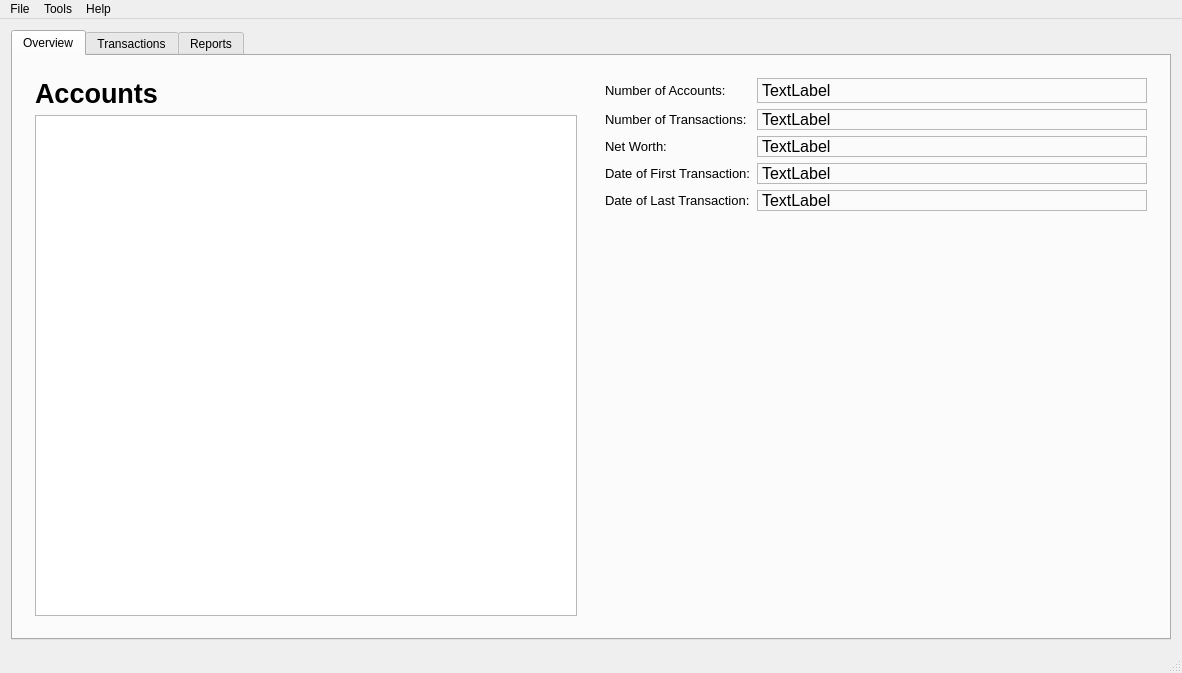
<?xml version="1.0" encoding="UTF-8"?>
<ui version="4.0">
 <class>TransactionManager</class>
 <widget class="QMainWindow" name="TransactionManager">
  <property name="geometry">
   <rect>
    <x>0</x>
    <y>0</y>
    <width>1182</width>
    <height>673</height>
   </rect>
  </property>
  <property name="windowTitle">
   <string>TransactionManager</string>
  </property>
  <widget class="QWidget" name="centralWidget">
   <layout class="QHBoxLayout" name="horizontalLayout">
    <item>
     <widget class="QTabWidget" name="tabWidget">
      <property name="sizePolicy">
       <sizepolicy hsizetype="Expanding" vsizetype="Expanding">
        <horstretch>0</horstretch>
        <verstretch>0</verstretch>
       </sizepolicy>
      </property>
      <property name="tabShape">
       <enum>QTabWidget::Rounded</enum>
      </property>
      <property name="currentIndex">
       <number>0</number>
      </property>
      <widget class="QWidget" name="overviewTab">
       <attribute name="title">
        <string>Overview</string>
       </attribute>
       <layout class="QHBoxLayout" name="horizontalLayout_2">
        <item>
         <widget class="QWidget" name="overviewAccountWidget" native="true">
          <layout class="QVBoxLayout" name="verticalLayout">
           <item>
            <widget class="QLabel" name="overviewAccountTitle">
             <property name="font">
              <font>
               <pointsize>20</pointsize>
               <weight>75</weight>
               <bold>true</bold>
              </font>
             </property>
             <property name="text">
              <string>Accounts</string>
             </property>
            </widget>
           </item>
           <item>
            <widget class="QListWidget" name="overviewAccountList">
             <property name="selectionMode">
              <enum>QAbstractItemView::SingleSelection</enum>
             </property>
             <property name="selectionBehavior">
              <enum>QAbstractItemView::SelectRows</enum>
             </property>
            </widget>
           </item>
          </layout>
         </widget>
        </item>
        <item>
         <widget class="QWidget" name="overviewDisplayWidget" native="true">
          <property name="sizePolicy">
           <sizepolicy hsizetype="MinimumExpanding" vsizetype="Preferred">
            <horstretch>0</horstretch>
            <verstretch>0</verstretch>
           </sizepolicy>
          </property>
          <layout class="QHBoxLayout" name="horizontalLayout_8">
           <item>
            <layout class="QFormLayout" name="formLayout">
             <item row="0" column="0">
              <widget class="QLabel" name="overviewNumberOfAccountsLabel">
               <property name="font">
                <font>
                 <pointsize>10</pointsize>
                </font>
               </property>
               <property name="text">
                <string>Number of Accounts:</string>
               </property>
              </widget>
             </item>
             <item row="1" column="0">
              <widget class="QLabel" name="overviewNumberOfTransactionsLabel">
               <property name="font">
                <font>
                 <pointsize>10</pointsize>
                </font>
               </property>
               <property name="text">
                <string>Number of Transactions:</string>
               </property>
              </widget>
             </item>
             <item row="0" column="1">
              <widget class="QLabel" name="overviewNumberOfAccountValue">
               <property name="minimumSize">
                <size>
                 <width>0</width>
                 <height>25</height>
                </size>
               </property>
               <property name="font">
                <font>
                 <pointsize>12</pointsize>
                </font>
               </property>
               <property name="frameShape">
                <enum>QFrame::StyledPanel</enum>
               </property>
               <property name="frameShadow">
                <enum>QFrame::Sunken</enum>
               </property>
               <property name="text">
                <string>TextLabel</string>
               </property>
              </widget>
             </item>
             <item row="1" column="1">
              <widget class="QLabel" name="overviewNumberOfTransactionsValue">
               <property name="font">
                <font>
                 <pointsize>12</pointsize>
                </font>
               </property>
               <property name="frameShape">
                <enum>QFrame::StyledPanel</enum>
               </property>
               <property name="frameShadow">
                <enum>QFrame::Sunken</enum>
               </property>
               <property name="lineWidth">
                <number>1</number>
               </property>
               <property name="text">
                <string>TextLabel</string>
               </property>
              </widget>
             </item>
             <item row="2" column="1">
              <widget class="QLabel" name="overviewNetWorthValue">
               <property name="font">
                <font>
                 <pointsize>12</pointsize>
                </font>
               </property>
               <property name="frameShape">
                <enum>QFrame::StyledPanel</enum>
               </property>
               <property name="frameShadow">
                <enum>QFrame::Sunken</enum>
               </property>
               <property name="text">
                <string>TextLabel</string>
               </property>
              </widget>
             </item>
             <item row="2" column="0">
              <widget class="QLabel" name="overviewNetWorthLabel">
               <property name="font">
                <font>
                 <pointsize>10</pointsize>
                </font>
               </property>
               <property name="text">
                <string>Net Worth:</string>
               </property>
              </widget>
             </item>
             <item row="3" column="0">
              <widget class="QLabel" name="overviewFirstDateLabel">
               <property name="font">
                <font>
                 <pointsize>10</pointsize>
                </font>
               </property>
               <property name="text">
                <string>Date of First Transaction:</string>
               </property>
              </widget>
             </item>
             <item row="3" column="1">
              <widget class="QLabel" name="overviewFirstDateValue">
               <property name="font">
                <font>
                 <pointsize>12</pointsize>
                </font>
               </property>
               <property name="frameShape">
                <enum>QFrame::StyledPanel</enum>
               </property>
               <property name="frameShadow">
                <enum>QFrame::Sunken</enum>
               </property>
               <property name="text">
                <string>TextLabel</string>
               </property>
              </widget>
             </item>
             <item row="4" column="0">
              <widget class="QLabel" name="overviewLastDateLabel">
               <property name="font">
                <font>
                 <pointsize>10</pointsize>
                </font>
               </property>
               <property name="text">
                <string>Date of Last Transaction:</string>
               </property>
              </widget>
             </item>
             <item row="4" column="1">
              <widget class="QLabel" name="overviewLastDateValue">
               <property name="font">
                <font>
                 <pointsize>12</pointsize>
                </font>
               </property>
               <property name="frameShape">
                <enum>QFrame::StyledPanel</enum>
               </property>
               <property name="frameShadow">
                <enum>QFrame::Sunken</enum>
               </property>
               <property name="text">
                <string>TextLabel</string>
               </property>
              </widget>
             </item>
            </layout>
           </item>
          </layout>
         </widget>
        </item>
       </layout>
      </widget>
      <widget class="QWidget" name="transactionsTab">
       <attribute name="title">
        <string>Transactions</string>
       </attribute>
       <layout class="QHBoxLayout" name="horizontalLayout_5">
        <item>
         <widget class="QWidget" name="transactionSelectWidget" native="true">
          <property name="minimumSize">
           <size>
            <width>250</width>
            <height>0</height>
           </size>
          </property>
          <property name="maximumSize">
           <size>
            <width>250</width>
            <height>16777215</height>
           </size>
          </property>
          <layout class="QVBoxLayout" name="verticalLayout_14">
           <item>
            <widget class="QToolBox" name="transactionToolBox">
             <property name="font">
              <font>
               <pointsize>12</pointsize>
              </font>
             </property>
             <property name="frameShape">
              <enum>QFrame::NoFrame</enum>
             </property>
             <property name="frameShadow">
              <enum>QFrame::Plain</enum>
             </property>
             <property name="currentIndex">
              <number>3</number>
             </property>
             <widget class="QWidget" name="transactionAccountToolBox">
              <property name="geometry">
               <rect>
                <x>0</x>
                <y>0</y>
                <width>149</width>
                <height>100</height>
               </rect>
              </property>
              <attribute name="label">
               <string>Account</string>
              </attribute>
              <layout class="QVBoxLayout" name="verticalLayout_2">
               <item>
                <widget class="QCheckBox" name="transactionAllAccountsCheckBox">
                 <property name="text">
                  <string>All Acounts</string>
                 </property>
                </widget>
               </item>
               <item>
                <widget class="QCheckBox" name="transactionOpenAccountsCheckBox">
                 <property name="text">
                  <string>Open Accounts</string>
                 </property>
                </widget>
               </item>
               <item>
                <widget class="QGroupBox" name="transactionAccountGroupBox">
                 <property name="font">
                  <font>
                   <pointsize>9</pointsize>
                  </font>
                 </property>
                 <property name="title">
                  <string/>
                 </property>
                 <layout class="QVBoxLayout" name="verticalLayout_3"/>
                </widget>
               </item>
              </layout>
             </widget>
             <widget class="QWidget" name="transactionCategoriesToolBox">
              <property name="geometry">
               <rect>
                <x>0</x>
                <y>0</y>
                <width>140</width>
                <height>70</height>
               </rect>
              </property>
              <attribute name="label">
               <string>Categories</string>
              </attribute>
              <layout class="QVBoxLayout" name="verticalLayout_4">
               <item>
                <widget class="QCheckBox" name="transactionAllCategoriesCheckBox">
                 <property name="text">
                  <string>All Categories</string>
                 </property>
                </widget>
               </item>
               <item>
                <widget class="QGroupBox" name="transactionCategoriesGroupBox">
                 <property name="font">
                  <font>
                   <pointsize>9</pointsize>
                  </font>
                 </property>
                 <property name="title">
                  <string/>
                 </property>
                 <layout class="QVBoxLayout" name="verticalLayout_5"/>
                </widget>
               </item>
              </layout>
             </widget>
             <widget class="QWidget" name="transactionLabelsToolBox">
              <property name="geometry">
               <rect>
                <x>0</x>
                <y>0</y>
                <width>110</width>
                <height>70</height>
               </rect>
              </property>
              <attribute name="label">
               <string>Labels</string>
              </attribute>
              <layout class="QVBoxLayout" name="verticalLayout_6">
               <item>
                <widget class="QCheckBox" name="transactionAllLabelsCheckBox">
                 <property name="text">
                  <string>All Labels</string>
                 </property>
                </widget>
               </item>
               <item>
                <widget class="QGroupBox" name="transactionLabelsGroupBox">
                 <property name="font">
                  <font>
                   <pointsize>9</pointsize>
                  </font>
                 </property>
                 <property name="title">
                  <string/>
                 </property>
                 <layout class="QVBoxLayout" name="verticalLayout_7"/>
                </widget>
               </item>
              </layout>
             </widget>
             <widget class="QWidget" name="transactionDateToolBox">
              <property name="geometry">
               <rect>
                <x>0</x>
                <y>0</y>
                <width>232</width>
                <height>393</height>
               </rect>
              </property>
              <attribute name="label">
               <string>Date</string>
              </attribute>
              <layout class="QFormLayout" name="formLayout_1">
               <property name="fieldGrowthPolicy">
                <enum>QFormLayout::AllNonFixedFieldsGrow</enum>
               </property>
               <item row="0" column="0">
                <widget class="QLabel" name="transactionStartDateLabel">
                 <property name="maximumSize">
                  <size>
                   <width>16777215</width>
                   <height>30</height>
                  </size>
                 </property>
                 <property name="text">
                  <string>Start Date:</string>
                 </property>
                </widget>
               </item>
               <item row="0" column="1">
                <widget class="QDateEdit" name="transactionStartDateEdit">
                 <property name="specialValueText">
                  <string/>
                 </property>
                 <property name="displayFormat">
                  <string>yyyy-MM-dd</string>
                 </property>
                 <property name="calendarPopup">
                  <bool>true</bool>
                 </property>
                </widget>
               </item>
               <item row="2" column="0">
                <widget class="QLabel" name="transactionEndDateLabel">
                 <property name="text">
                  <string>End Date:</string>
                 </property>
                </widget>
               </item>
               <item row="2" column="1">
                <widget class="QDateEdit" name="transactionEndDateEdit">
                 <property name="displayFormat">
                  <string>yyyy-MM-dd</string>
                 </property>
                 <property name="calendarPopup">
                  <bool>true</bool>
                 </property>
                </widget>
               </item>
               <item row="3" column="0">
                <widget class="QPushButton" name="transactionDateThisYearButton">
                 <property name="sizePolicy">
                  <sizepolicy hsizetype="Preferred" vsizetype="Fixed">
                   <horstretch>0</horstretch>
                   <verstretch>0</verstretch>
                  </sizepolicy>
                 </property>
                 <property name="text">
                  <string>This Year</string>
                 </property>
                </widget>
               </item>
               <item row="4" column="0">
                <widget class="QPushButton" name="transactionDate1YearButton">
                 <property name="sizePolicy">
                  <sizepolicy hsizetype="Preferred" vsizetype="Fixed">
                   <horstretch>0</horstretch>
                   <verstretch>0</verstretch>
                  </sizepolicy>
                 </property>
                 <property name="text">
                  <string>1 Year</string>
                 </property>
                </widget>
               </item>
               <item row="5" column="0">
                <widget class="QPushButton" name="transactionDate5YearButton">
                 <property name="sizePolicy">
                  <sizepolicy hsizetype="Preferred" vsizetype="Fixed">
                   <horstretch>0</horstretch>
                   <verstretch>0</verstretch>
                  </sizepolicy>
                 </property>
                 <property name="text">
                  <string>5 Years</string>
                 </property>
                </widget>
               </item>
               <item row="6" column="0">
                <widget class="QPushButton" name="transactionDate10YearButton">
                 <property name="sizePolicy">
                  <sizepolicy hsizetype="Preferred" vsizetype="Fixed">
                   <horstretch>0</horstretch>
                   <verstretch>0</verstretch>
                  </sizepolicy>
                 </property>
                 <property name="text">
                  <string>10 Years</string>
                 </property>
                </widget>
               </item>
               <item row="7" column="0">
                <widget class="QPushButton" name="transactionDateAllTimeButton">
                 <property name="sizePolicy">
                  <sizepolicy hsizetype="Preferred" vsizetype="Fixed">
                   <horstretch>0</horstretch>
                   <verstretch>0</verstretch>
                  </sizepolicy>
                 </property>
                 <property name="text">
                  <string>All Time</string>
                 </property>
                </widget>
               </item>
              </layout>
             </widget>
            </widget>
           </item>
           <item>
            <widget class="QPushButton" name="transactionSelectButton">
             <property name="font">
              <font>
               <pointsize>12</pointsize>
              </font>
             </property>
             <property name="text">
              <string>Update</string>
             </property>
            </widget>
           </item>
          </layout>
         </widget>
        </item>
        <item>
         <widget class="QTableView" name="transactionTableView">
          <property name="font">
           <font>
            <pointsize>10</pointsize>
           </font>
          </property>
          <property name="editTriggers">
           <set>QAbstractItemView::NoEditTriggers</set>
          </property>
          <property name="alternatingRowColors">
           <bool>true</bool>
          </property>
          <property name="selectionMode">
           <enum>QAbstractItemView::SingleSelection</enum>
          </property>
          <property name="selectionBehavior">
           <enum>QAbstractItemView::SelectRows</enum>
          </property>
          <property name="gridStyle">
           <enum>Qt::DashLine</enum>
          </property>
          <property name="wordWrap">
           <bool>false</bool>
          </property>
          <attribute name="horizontalHeaderShowSortIndicator" stdset="0">
           <bool>true</bool>
          </attribute>
          <attribute name="verticalHeaderVisible">
           <bool>false</bool>
          </attribute>
         </widget>
        </item>
       </layout>
      </widget>
      <widget class="QWidget" name="reportTab">
       <attribute name="title">
        <string>Reports</string>
       </attribute>
       <layout class="QHBoxLayout" name="horizontalLayout_6">
        <item>
         <widget class="QWidget" name="reportSelectWidget" native="true">
          <property name="minimumSize">
           <size>
            <width>250</width>
            <height>0</height>
           </size>
          </property>
          <property name="maximumSize">
           <size>
            <width>250</width>
            <height>16777215</height>
           </size>
          </property>
          <layout class="QVBoxLayout" name="verticalLayout_15">
           <item>
            <widget class="QToolBox" name="reportToolBox">
             <property name="font">
              <font>
               <pointsize>12</pointsize>
              </font>
             </property>
             <property name="frameShape">
              <enum>QFrame::NoFrame</enum>
             </property>
             <property name="frameShadow">
              <enum>QFrame::Plain</enum>
             </property>
             <property name="currentIndex">
              <number>3</number>
             </property>
             <widget class="QWidget" name="reportAccountToolBox">
              <property name="geometry">
               <rect>
                <x>0</x>
                <y>0</y>
                <width>149</width>
                <height>100</height>
               </rect>
              </property>
              <attribute name="label">
               <string>Account</string>
              </attribute>
              <layout class="QVBoxLayout" name="verticalLayout_8">
               <item>
                <widget class="QCheckBox" name="reportAllAccountsCheckBox">
                 <property name="text">
                  <string>All Acounts</string>
                 </property>
                </widget>
               </item>
               <item>
                <widget class="QCheckBox" name="reportOpenAccountsCheckBox">
                 <property name="text">
                  <string>Open Accounts</string>
                 </property>
                </widget>
               </item>
               <item>
                <widget class="QGroupBox" name="reportAccountGroupBox">
                 <property name="font">
                  <font>
                   <pointsize>9</pointsize>
                  </font>
                 </property>
                 <property name="title">
                  <string/>
                 </property>
                 <layout class="QVBoxLayout" name="verticalLayout_9"/>
                </widget>
               </item>
              </layout>
             </widget>
             <widget class="QWidget" name="reportCategoriesToolBox">
              <property name="geometry">
               <rect>
                <x>0</x>
                <y>0</y>
                <width>140</width>
                <height>70</height>
               </rect>
              </property>
              <attribute name="label">
               <string>Categories</string>
              </attribute>
              <layout class="QVBoxLayout" name="verticalLayout_10">
               <item>
                <widget class="QCheckBox" name="reportAllCategoriesCheckBox">
                 <property name="text">
                  <string>All Categories</string>
                 </property>
                </widget>
               </item>
               <item>
                <widget class="QGroupBox" name="reportCategoriesGroupBox">
                 <property name="font">
                  <font>
                   <pointsize>9</pointsize>
                  </font>
                 </property>
                 <property name="title">
                  <string/>
                 </property>
                 <layout class="QVBoxLayout" name="verticalLayout_11"/>
                </widget>
               </item>
              </layout>
             </widget>
             <widget class="QWidget" name="reportLabelsToolBox">
              <property name="geometry">
               <rect>
                <x>0</x>
                <y>0</y>
                <width>110</width>
                <height>70</height>
               </rect>
              </property>
              <attribute name="label">
               <string>Labels</string>
              </attribute>
              <layout class="QVBoxLayout" name="verticalLayout_12">
               <item>
                <widget class="QCheckBox" name="reportAllLabelsCheckBox">
                 <property name="text">
                  <string>All Labels</string>
                 </property>
                </widget>
               </item>
               <item>
                <widget class="QGroupBox" name="reportLabelsGroupBox">
                 <property name="font">
                  <font>
                   <pointsize>9</pointsize>
                  </font>
                 </property>
                 <property name="title">
                  <string/>
                 </property>
                 <layout class="QVBoxLayout" name="verticalLayout_13"/>
                </widget>
               </item>
              </layout>
             </widget>
             <widget class="QWidget" name="reportDateToolBox">
              <property name="geometry">
               <rect>
                <x>0</x>
                <y>0</y>
                <width>232</width>
                <height>393</height>
               </rect>
              </property>
              <attribute name="label">
               <string>Date</string>
              </attribute>
              <layout class="QFormLayout" name="formLayout_2">
               <item row="0" column="0">
                <widget class="QLabel" name="reportStartDateLabel">
                 <property name="maximumSize">
                  <size>
                   <width>16777215</width>
                   <height>30</height>
                  </size>
                 </property>
                 <property name="text">
                  <string>Start Date:</string>
                 </property>
                </widget>
               </item>
               <item row="0" column="1">
                <widget class="QDateEdit" name="reportStartDateEdit">
                 <property name="specialValueText">
                  <string/>
                 </property>
                 <property name="displayFormat">
                  <string>yyyy-MM-dd</string>
                 </property>
                 <property name="calendarPopup">
                  <bool>true</bool>
                 </property>
                </widget>
               </item>
               <item row="2" column="0">
                <widget class="QLabel" name="reportEndDateLabel">
                 <property name="text">
                  <string>End Date:</string>
                 </property>
                </widget>
               </item>
               <item row="2" column="1">
                <widget class="QDateEdit" name="reportEndDateEdit">
                 <property name="displayFormat">
                  <string>yyyy-MM-dd</string>
                 </property>
                 <property name="calendarPopup">
                  <bool>true</bool>
                 </property>
                </widget>
               </item>
               <item row="3" column="0">
                <widget class="QPushButton" name="reportDateThisYearButton">
                 <property name="sizePolicy">
                  <sizepolicy hsizetype="Preferred" vsizetype="Fixed">
                   <horstretch>0</horstretch>
                   <verstretch>0</verstretch>
                  </sizepolicy>
                 </property>
                 <property name="text">
                  <string>This Year</string>
                 </property>
                </widget>
               </item>
               <item row="4" column="0">
                <widget class="QPushButton" name="reportDate1YearButton">
                 <property name="sizePolicy">
                  <sizepolicy hsizetype="Preferred" vsizetype="Fixed">
                   <horstretch>0</horstretch>
                   <verstretch>0</verstretch>
                  </sizepolicy>
                 </property>
                 <property name="text">
                  <string>1 Year</string>
                 </property>
                </widget>
               </item>
               <item row="5" column="0">
                <widget class="QPushButton" name="reportDate5YearButton">
                 <property name="sizePolicy">
                  <sizepolicy hsizetype="Preferred" vsizetype="Fixed">
                   <horstretch>0</horstretch>
                   <verstretch>0</verstretch>
                  </sizepolicy>
                 </property>
                 <property name="text">
                  <string>5 Years</string>
                 </property>
                </widget>
               </item>
               <item row="6" column="0">
                <widget class="QPushButton" name="reportDate10YearButton">
                 <property name="sizePolicy">
                  <sizepolicy hsizetype="Preferred" vsizetype="Fixed">
                   <horstretch>0</horstretch>
                   <verstretch>0</verstretch>
                  </sizepolicy>
                 </property>
                 <property name="text">
                  <string>10 Years</string>
                 </property>
                </widget>
               </item>
               <item row="7" column="0">
                <widget class="QPushButton" name="reportDateAllTimeButton">
                 <property name="sizePolicy">
                  <sizepolicy hsizetype="Preferred" vsizetype="Fixed">
                   <horstretch>0</horstretch>
                   <verstretch>0</verstretch>
                  </sizepolicy>
                 </property>
                 <property name="text">
                  <string>All Time</string>
                 </property>
                </widget>
               </item>
              </layout>
             </widget>
            </widget>
           </item>
           <item>
            <widget class="QPushButton" name="reportSelectButton">
             <property name="font">
              <font>
               <pointsize>12</pointsize>
              </font>
             </property>
             <property name="text">
              <string>Update</string>
             </property>
            </widget>
           </item>
          </layout>
         </widget>
        </item>
        <item>
         <widget class="QTabWidget" name="reportDisplayTabWidget">
          <property name="tabPosition">
           <enum>QTabWidget::North</enum>
          </property>
          <property name="currentIndex">
           <number>0</number>
          </property>
          <widget class="QWidget" name="reportNetIncomeTab">
           <attribute name="title">
            <string>Net Income</string>
           </attribute>
           <attribute name="toolTip">
            <string>Income/Expense Bar Chart</string>
           </attribute>
           <layout class="QHBoxLayout" name="horizontalLayout_3"/>
          </widget>
          <widget class="QWidget" name="reportNetWorthTab">
           <attribute name="title">
            <string>Net Worth</string>
           </attribute>
           <attribute name="toolTip">
            <string>Net Worth Bar Chart</string>
           </attribute>
           <layout class="QHBoxLayout" name="horizontalLayout_4"/>
          </widget>
          <widget class="QWidget" name="reportListTab">
           <attribute name="title">
            <string>List</string>
           </attribute>
           <layout class="QHBoxLayout" name="horizontalLayout_7"/>
          </widget>
          <widget class="QWidget" name="reportAccountTab">
           <attribute name="title">
            <string>Assets/Debts by Account</string>
           </attribute>
           <attribute name="toolTip">
            <string>Assets/Debts Pie Chart by Account</string>
           </attribute>
          </widget>
          <widget class="QWidget" name="reportCategoryTab">
           <attribute name="title">
            <string>Income/Expense by Category</string>
           </attribute>
           <attribute name="toolTip">
            <string>Income/Expense Pie Chart by Category</string>
           </attribute>
          </widget>
         </widget>
        </item>
       </layout>
      </widget>
     </widget>
    </item>
   </layout>
  </widget>
  <widget class="QMenuBar" name="menuBar">
   <property name="geometry">
    <rect>
     <x>0</x>
     <y>0</y>
     <width>1182</width>
     <height>18</height>
    </rect>
   </property>
   <widget class="QMenu" name="menuFile">
    <property name="title">
     <string>File</string>
    </property>
    <addaction name="actionOpen"/>
    <addaction name="separator"/>
    <addaction name="actionSave"/>
    <addaction name="actionSaveAs"/>
    <addaction name="separator"/>
    <addaction name="actionClose"/>
    <addaction name="separator"/>
    <addaction name="actionExit"/>
   </widget>
   <widget class="QMenu" name="menuHelp">
    <property name="title">
     <string>Help</string>
    </property>
    <addaction name="actionAbout"/>
    <addaction name="separator"/>
    <addaction name="actionDisplayFile"/>
    <addaction name="actionDisplayLog"/>
   </widget>
   <widget class="QMenu" name="menuTools">
    <property name="title">
     <string>Tools</string>
    </property>
    <addaction name="actionFileInputConfig"/>
   </widget>
   <addaction name="menuFile"/>
   <addaction name="menuTools"/>
   <addaction name="menuHelp"/>
  </widget>
  <widget class="QStatusBar" name="statusBar"/>
  <action name="actionOpen">
   <property name="text">
    <string>Open</string>
   </property>
  </action>
  <action name="actionSave">
   <property name="enabled">
    <bool>false</bool>
   </property>
   <property name="text">
    <string>Save</string>
   </property>
  </action>
  <action name="actionSaveAs">
   <property name="enabled">
    <bool>false</bool>
   </property>
   <property name="text">
    <string>Save As</string>
   </property>
  </action>
  <action name="actionExit">
   <property name="text">
    <string>Exit</string>
   </property>
  </action>
  <action name="actionClose">
   <property name="enabled">
    <bool>false</bool>
   </property>
   <property name="text">
    <string>Close</string>
   </property>
  </action>
  <action name="actionAbout">
   <property name="text">
    <string>About</string>
   </property>
  </action>
  <action name="actionDisplayFile">
   <property name="text">
    <string>Display File Contents</string>
   </property>
  </action>
  <action name="actionDisplayLog">
   <property name="text">
    <string>Display Log</string>
   </property>
  </action>
  <action name="actionFileInputConfig">
   <property name="text">
    <string>File Input Config</string>
   </property>
  </action>
 </widget>
 <layoutdefault spacing="6" margin="11"/>
 <resources/>
 <connections/>
</ui>
